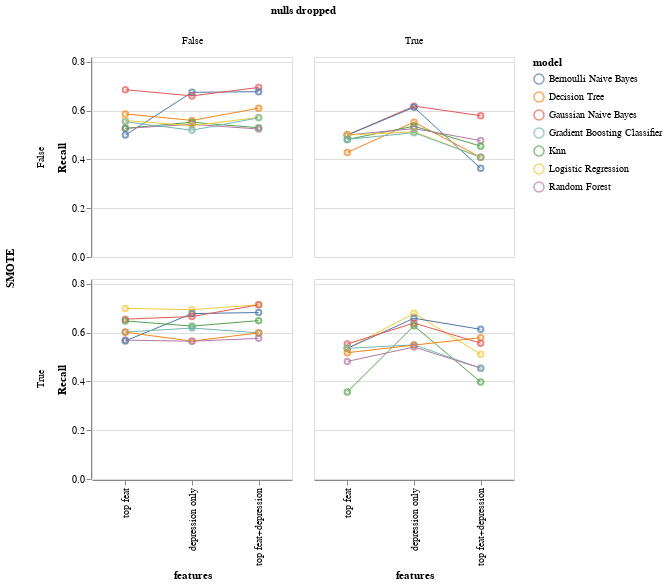

Source (notebook cell):
### Code cell
#Pregnant women
merge_results=pd.concat([baseline_model_results,
                        baseline_model_with_smote_results,
                        baseline_model_dropnull_results,
                        baseline_model_dropnull_SMOTE_results,
                        baseline_model_top_results,
                        baseline_model_with_smote_top_results,
                        baseline_model_dropnull_top_results,
                        baseline_model_dropnull_SMOTE_top_results,
                        baseline_model_combine_results,
                        baseline_model_with_smote_combine_results,
                        baseline_model_dropnull_combine_results,
                        baseline_model_dropnull_SMOTE_combine_results])

# chart_df = merge_results[merge_results['features']=='depression only']
chart_df = merge_results

line=alt.Chart(chart_df).mark_line(size=1).encode(
    x=alt.X('features',
           sort=['top feat','depression only','top feat+depression']),
    y=alt.Y('recall', title='Recall', scale=alt.Scale(domain=[0, .82])),
    color='model:N'
).properties(
                width=200,
                height=200
                )

points=alt.Chart(chart_df).mark_point().encode(
    x=alt.X('features',
           sort=['top feat','depression only','top feat+depression']),
    y=alt.Y('recall', title='Recall', scale=alt.Scale(domain=[0, .82])),
    color='model:N')


recall = alt.layer(line, points, data=chart_df).facet(row='SMOTE:N',
                                                     column='nulls dropped')
recall

### Figure 1 — Vega-Lite specification as saved in the notebook (floating-point values rounded to 4 significant figures)
{"config": {"view": {"continuousWidth": 400, "continuousHeight": 300}}, "data": {"name": "data-3eeed5441149089f8f87dbb17ccd6cc9"}, "facet": {"column": {"type": "nominal", "field": "nulls dropped"}, "row": {"type": "nominal", "field": "SMOTE"}}, "spec": {"layer": [{"mark": {"type": "line", "size": 1}, "encoding": {"color": {"type": "nominal", "field": "model"}, "x": {"type": "nominal", "field": "features", "sort": ["top feat", "depression only", "top feat+depression"]}, "y": {"type": "quantitative", "field": "recall", "scale": {"domain": [0, 0.82]}, "title": "Recall"}}, "height": 200, "width": 200}, {"mark": "point", "encoding": {"color": {"type": "nominal", "field": "model"}, "x": {"type": "nominal", "field": "features", "sort": ["top feat", "depression only", "top feat+depression"]}, "y": {"type": "quantitative", "field": "recall", "scale": {"domain": [0, 0.82]}, "title": "Recall"}}}]}, "$schema": "https://vega.github.io/schema/vega-lite/v4.8.1.json", "datasets": {"data-3eeed5441149089f8f87dbb17ccd6cc9": [{"model": "Bernoulli Naive Bayes", "precision": 0.6145, "recall": 0.6752, "f1-score": 0.6324, "features": "depression only", "nulls dropped": "False", "SMOTE": "False"}, {"model": "Gaussian Naive Bayes", "precision": 0.6186, "recall": 0.6605, "f1-score": 0.6337, "features": "depression only", "nulls dropped": "False", "SMOTE": "False"}, {"model": "Decision Tree", "precision": 0.5952, "recall": 0.5601, "f1-score": 0.5705, "features": "depression only", "nulls dropped": "False", "SMOTE": "False"}, {"model": "Knn", "precision": 0.6972, "recall": 0.5526, "f1-score": 0.5684, "features": "depression only", "nulls dropped": "False", "SMOTE": "False"}, {"model": "Random Forest", "precision": 0.6881, "recall": 0.5438, "f1-score": 0.5552, "features": "depression only", "nulls dropped": "False", "SMOTE": "False"}, {"model": "Logistic Regression", "precision": 0.6856, "recall": 0.5383, "f1-score": 0.5464, "features": "depression only", "nulls dropped": "False", "SMOTE": "False"}, {"model": "Gradient Boosting Classifier", "precision": 0.7198, "recall": 0.5199, "f1-score": 0.5137, "features": "depression only", "nulls dropped": "False", "SMOTE": "False"}, {"model": "Logistic Regression", "precision": 0.5927, "recall": 0.6942, "f1-score": 0.599, "features": "depression only", "nulls dropped": "False", "SMOTE": "True"}, {"model": "Bernoulli Naive Bayes", "precision": 0.5855, "recall": 0.6782, "f1-score": 0.5902, "features": "depression only", "nulls dropped": "False", "SMOTE": "True"}, {"model": "Gaussian Naive Bayes", "precision": 0.596, "recall": 0.6661, "f1-score": 0.6104, "features": "depression only", "nulls dropped": "False", "SMOTE": "True"}, {"model": "Knn", "precision": 0.5809, "recall": 0.6268, "f1-score": 0.5922, "features": "depression only", "nulls dropped": "False", "SMOTE": "True"}, {"model": "Gradient Boosting Classifier", "precision": 0.6359, "recall": 0.6189, "f1-score": 0.6265, "features": "depression only", "nulls dropped": "False", "SMOTE": "True"}, {"model": "Decision Tree", "precision": 0.5987, "recall": 0.5653, "f1-score": 0.576, "features": "depression only", "nulls dropped": "False", "SMOTE": "True"}, {"model": "Random Forest", "precision": 0.6176, "recall": 0.5648, "f1-score": 0.5787, "features": "depression only", "nulls dropped": "False", "SMOTE": "True"}, {"model": "Gaussian Naive Bayes", "precision": 0.5888, "recall": 0.6186, "f1-score": 0.5993, "features": "depression only", "nulls dropped": "True", "SMOTE": "False"}, {"model": "Bernoulli Naive Bayes", "precision": 0.5771, "recall": 0.6137, "f1-score": 0.5875, "features": "depression only", "nulls dropped": "True", "SMOTE": "False"}, {"model": "Decision Tree", "precision": 0.5579, "recall": 0.5529, "f1-score": 0.5551, "features": "depression only", "nulls dropped": "True", "SMOTE": "False"}, {"model": "Knn", "precision": 0.6059, "recall": 0.5363, "f1-score": 0.5436, "features": "depression only", "nulls dropped": "True", "SMOTE": "False"}, {"model": "Random Forest", "precision": 0.5609, "recall": 0.5264, "f1-score": 0.5296, "features": "depression only", "nulls dropped": "True", "SMOTE": "False"}, {"model": "Logistic Regression", "precision": 0.6048, "recall": 0.5132, "f1-score": 0.5039, "features": "depression only", "nulls dropped": "True", "SMOTE": "False"}, {"model": "Gradient Boosting Classifier", "precision": 0.6006, "recall": 0.5098, "f1-score": 0.4969, "features": "depression only", "nulls dropped": "True", "SMOTE": "False"}, {"model": "Logistic Regression", "precision": 0.5805, "recall": 0.6792, "f1-score": 0.5793, "features": "depression only", "nulls dropped": "True", "SMOTE": "True"}, {"model": "Bernoulli Naive Bayes", "precision": 0.57, "recall": 0.659, "f1-score": 0.5633, "features": "depression only", "nulls dropped": "True", "SMOTE": "True"}, {"model": "Gaussian Naive Bayes", "precision": 0.5763, "recall": 0.6396, "f1-score": 0.5852, "features": "depression only", "nulls dropped": "True", "SMOTE": "True"}, {"model": "Knn", "precision": 0.5717, "recall": 0.6283, "f1-score": 0.58, "features": "depression only", "nulls dropped": "True", "SMOTE": "True"}, {"model": "Gradient Boosting Classifier", "precision": 0.57, "recall": 0.55, "f1-score": 0.5566, "features": "depression only", "nulls dropped": "True", "SMOTE": "True"}, {"model": "Decision Tree", "precision": 0.5463, "recall": 0.5489, "f1-score": 0.5475, "features": "depression only", "nulls dropped": "True", "SMOTE": "True"}, {"model": "Random Forest", "precision": 0.5526, "recall": 0.5411, "f1-score": 0.5452, "features": "depression only", "nulls dropped": "True", "SMOTE": "True"}, {"model": "Gaussian Naive Bayes", "precision": 0.5881, "recall": 0.6858, "f1-score": 0.5925, "features": "top feat", "nulls dropped": "False", "SMOTE": "False"}, {"model": "Decision Tree", "precision": 0.5785, "recall": 0.5867, "f1-score": 0.5821, "features": "top feat", "nulls dropped": "False", "SMOTE": "False"}, {"model": "Logistic Regression", "precision": 0.7235, "recall": 0.5596, "f1-score": 0.5792, "features": "top feat", "nulls dropped": "False", "SMOTE": "False"}, {"model": "Gradient Boosting Classifier", "precision": 0.7332, "recall": 0.5544, "f1-score": 0.5718, "features": "top feat", "nulls dropped": "False", "SMOTE": "False"}, {"model": "Random Forest", "precision": 0.6893, "recall": 0.5275, "f1-score": 0.5281, "features": "top feat", "nulls dropped": "False", "SMOTE": "False"}, {"model": "Knn", "precision": 0.6287, "recall": 0.5274, "f1-score": 0.529, "features": "top feat", "nulls dropped": "False", "SMOTE": "False"}, {"model": "Bernoulli Naive Bayes", "precision": 0.4487, "recall": 0.5, "f1-score": 0.4729, "features": "top feat", "nulls dropped": "False", "SMOTE": "False"}, {"model": "Logistic Regression", "precision": 0.5861, "recall": 0.6995, "f1-score": 0.5801, "features": "top feat", "nulls dropped": "False", "SMOTE": "True"}, {"model": "Gaussian Naive Bayes", "precision": 0.5578, "recall": 0.6554, "f1-score": 0.4959, "features": "top feat", "nulls dropped": "False", "SMOTE": "True"}, {"model": "Knn", "precision": 0.5649, "recall": 0.6481, "f1-score": 0.5545, "features": "top feat", "nulls dropped": "False", "SMOTE": "True"}, {"model": "Gradient Boosting Classifier", "precision": 0.664, "recall": 0.6025, "f1-score": 0.6226, "features": "top feat", "nulls dropped": "False", "SMOTE": "True"}, {"model": "Decision Tree", "precision": 0.582, "recall": 0.6018, "f1-score": 0.5897, "features": "top feat", "nulls dropped": "False", "SMOTE": "True"}, {"model": "Random Forest", "precision": 0.6482, "recall": 0.5694, "f1-score": 0.5874, "features": "top feat", "nulls dropped": "False", "SMOTE": "True"}, {"model": "Bernoulli Naive Bayes", "precision": 0.5256, "recall": 0.5662, "f1-score": 0.4771, "features": "top feat", "nulls dropped": "False", "SMOTE": "True"}, {"model": "Bernoulli Naive Bayes", "precision": 0.4, "recall": 0.5, "f1-score": 0.4444, "features": "top feat", "nulls dropped": "True", "SMOTE": "False"}, {"model": "Random Forest", "precision": 0.4, "recall": 0.5, "f1-score": 0.4444, "features": "top feat", "nulls dropped": "True", "SMOTE": "False"}, {"model": "Gaussian Naive Bayes", "precision": 0.5, "recall": 0.5, "f1-score": 0.4971, "features": "top feat", "nulls dropped": "True", "SMOTE": "False"}, {"model": "Logistic Regression", "precision": 0.4, "recall": 0.5, "f1-score": 0.4444, "features": "top feat", "nulls dropped": "True", "SMOTE": "False"}, {"model": "Knn", "precision": 0.3971, "recall": 0.4821, "f1-score": 0.4355, "features": "top feat", "nulls dropped": "True", "SMOTE": "False"}, {"model": "Gradient Boosting Classifier", "precision": 0.3971, "recall": 0.4821, "f1-score": 0.4355, "features": "top feat", "nulls dropped": "True", "SMOTE": "False"}, {"model": "Decision Tree", "precision": 0.3871, "recall": 0.4286, "f1-score": 0.4068, "features": "top feat", "nulls dropped": "True", "SMOTE": "False"}, {"model": "Gaussian Naive Bayes", "precision": 0.538, "recall": 0.5536, "f1-score": 0.5304, "features": "top feat", "nulls dropped": "True", "SMOTE": "True"}, {"model": "Bernoulli Naive Bayes", "precision": 0.5245, "recall": 0.5357, "f1-score": 0.51, "features": "top feat", "nulls dropped": "True", "SMOTE": "True"}, {"model": "Logistic Regression", "precision": 0.5324, "recall": 0.5357, "f1-score": 0.5333, "features": "top feat", "nulls dropped": "True", "SMOTE": "True"}, {"model": "Gradient Boosting Classifier", "precision": 0.5729, "recall": 0.5357, "f1-score": 0.5333, "features": "top feat", "nulls dropped": "True", "SMOTE": "True"}, {"model": "Decision Tree", "precision": 0.5282, "recall": 0.5179, "f1-score": 0.5146, "features": "top feat", "nulls dropped": "True", "SMOTE": "True"}, {"model": "Random Forest", "precision": 0.3971, "recall": 0.4821, "f1-score": 0.4355, "features": "top feat", "nulls dropped": "True", "SMOTE": "True"}, {"model": "Knn", "precision": 0.4085, "recall": 0.3571, "f1-score": 0.3467, "features": "top feat", "nulls dropped": "True", "SMOTE": "True"}, {"model": "Gaussian Naive Bayes", "precision": 0.6264, "recall": 0.6952, "f1-score": 0.6468, "features": "top feat+depression", "nulls dropped": "False", "SMOTE": "False"}, {"model": "Bernoulli Naive Bayes", "precision": 0.6187, "recall": 0.6777, "f1-score": 0.6369, "features": "top feat+depression", "nulls dropped": "False", "SMOTE": "False"}, {"model": "Decision Tree", "precision": 0.6081, "recall": 0.6099, "f1-score": 0.609, "features": "top feat+depression", "nulls dropped": "False", "SMOTE": "False"}, {"model": "Logistic Regression", "precision": 0.7056, "recall": 0.5724, "f1-score": 0.5957, "features": "top feat+depression", "nulls dropped": "False", "SMOTE": "False"}, {"model": "Gradient Boosting Classifier", "precision": 0.7214, "recall": 0.5707, "f1-score": 0.5944, "features": "top feat+depression", "nulls dropped": "False", "SMOTE": "False"}, {"model": "Knn", "precision": 0.628, "recall": 0.5298, "f1-score": 0.5331, "features": "top feat+depression", "nulls dropped": "False", "SMOTE": "False"}, {"model": "Random Forest", "precision": 0.6878, "recall": 0.5247, "f1-score": 0.5232, "features": "top feat+depression", "nulls dropped": "False", "SMOTE": "False"}, {"model": "Logistic Regression", "precision": 0.5964, "recall": 0.7145, "f1-score": 0.5984, "features": "top feat+depression", "nulls dropped": "False", "SMOTE": "True"}, {"model": "Gaussian Naive Bayes", "precision": 0.5975, "recall": 0.7143, "f1-score": 0.6011, "features": "top feat+depression", "nulls dropped": "False", "SMOTE": "True"}, {"model": "Bernoulli Naive Bayes", "precision": 0.591, "recall": 0.6826, "f1-score": 0.5996, "features": "top feat+depression", "nulls dropped": "False", "SMOTE": "True"}, {"model": "Knn", "precision": 0.5643, "recall": 0.6494, "f1-score": 0.551, "features": "top feat+depression", "nulls dropped": "False", "SMOTE": "True"}, {"model": "Gradient Boosting Classifier", "precision": 0.7275, "recall": 0.5993, "f1-score": 0.6295, "features": "top feat+depression", "nulls dropped": "False", "SMOTE": "True"}, {"model": "Decision Tree", "precision": 0.5969, "recall": 0.5991, "f1-score": 0.598, "features": "top feat+depression", "nulls dropped": "False", "SMOTE": "True"}, {"model": "Random Forest", "precision": 0.726, "recall": 0.5766, "f1-score": 0.6024, "features": "top feat+depression", "nulls dropped": "False", "SMOTE": "True"}, {"model": "Gaussian Naive Bayes", "precision": 0.5437, "recall": 0.5795, "f1-score": 0.4313, "features": "top feat+depression", "nulls dropped": "True", "SMOTE": "False"}, {"model": "Random Forest", "precision": 0.42, "recall": 0.4773, "f1-score": 0.4468, "features": "top feat+depression", "nulls dropped": "True", "SMOTE": "False"}, {"model": "Knn", "precision": 0.4167, "recall": 0.4545, "f1-score": 0.4348, "features": "top feat+depression", "nulls dropped": "True", "SMOTE": "False"}, {"model": "Logistic Regression", "precision": 0.4091, "recall": 0.4091, "f1-score": 0.4091, "features": "top feat+depression", "nulls dropped": "True", "SMOTE": "False"}, {"model": "Decision Tree", "precision": 0.4091, "recall": 0.4091, "f1-score": 0.4091, "features": "top feat+depression", "nulls dropped": "True", "SMOTE": "False"}, {"model": "Gradient Boosting Classifier", "precision": 0.4091, "recall": 0.4091, "f1-score": 0.4091, "features": "top feat+depression", "nulls dropped": "True", "SMOTE": "False"}, {"model": "Bernoulli Naive Bayes", "precision": 0.4, "recall": 0.3636, "f1-score": 0.381, "features": "top feat+depression", "nulls dropped": "True", "SMOTE": "False"}, {"model": "Bernoulli Naive Bayes", "precision": 0.5694, "recall": 0.6136, "f1-score": 0.5667, "features": "top feat+depression", "nulls dropped": "True", "SMOTE": "True"}, {"model": "Decision Tree", "precision": 0.6014, "recall": 0.5795, "f1-score": 0.5873, "features": "top feat+depression", "nulls dropped": "True", "SMOTE": "True"}, {"model": "Gaussian Naive Bayes", "precision": 0.5327, "recall": 0.5568, "f1-score": 0.4009, "features": "top feat+depression", "nulls dropped": "True", "SMOTE": "True"}, {"model": "Logistic Regression", "precision": 0.5083, "recall": 0.5114, "f1-score": 0.5048, "features": "top feat+depression", "nulls dropped": "True", "SMOTE": "True"}, {"model": "Random Forest", "precision": 0.4167, "recall": 0.4545, "f1-score": 0.4348, "features": "top feat+depression", "nulls dropped": "True", "SMOTE": "True"}, {"model": "Gradient Boosting Classifier", "precision": 0.4167, "recall": 0.4545, "f1-score": 0.4348, "features": "top feat+depression", "nulls dropped": "True", "SMOTE": "True"}, {"model": "Knn", "precision": 0.4455, "recall": 0.3977, "f1-score": 0.391, "features": "top feat+depression", "nulls dropped": "True", "SMOTE": "True"}]}}
